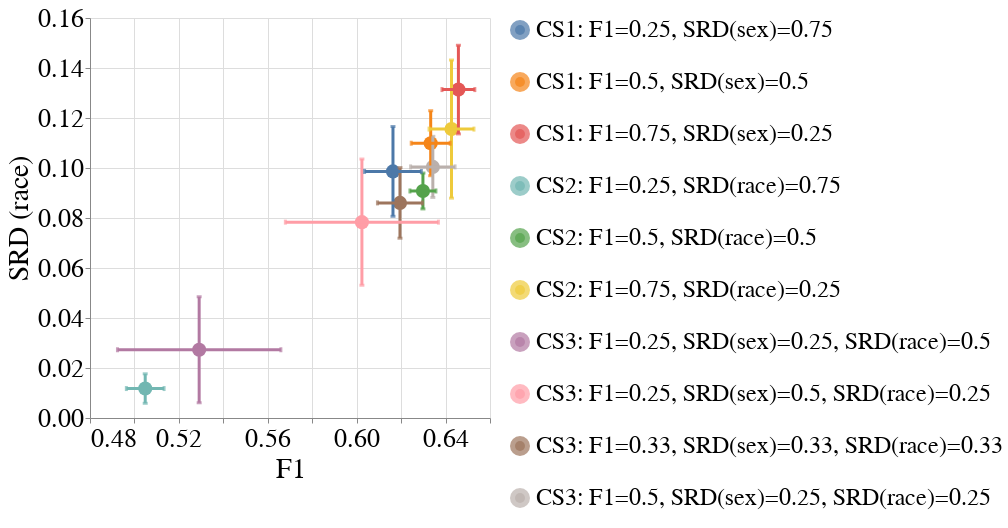

Notebook code for this chart:
### Code cell
create_box_plot_per_dataset_and_all_case_studies(to_plot=best_lp_metrics_per_exp_config_df,
                                                 exp_name=EXP_NAME,
                                                 dataset_name=DATASET_NAME,
                                                 metric_x="F1",
                                                 group_x="overall",
                                                 metric_y="Selection_Rate_Difference",
                                                 group_y="RAC1P",
                                                 rename_legend_dct=rename_legend_dct)
